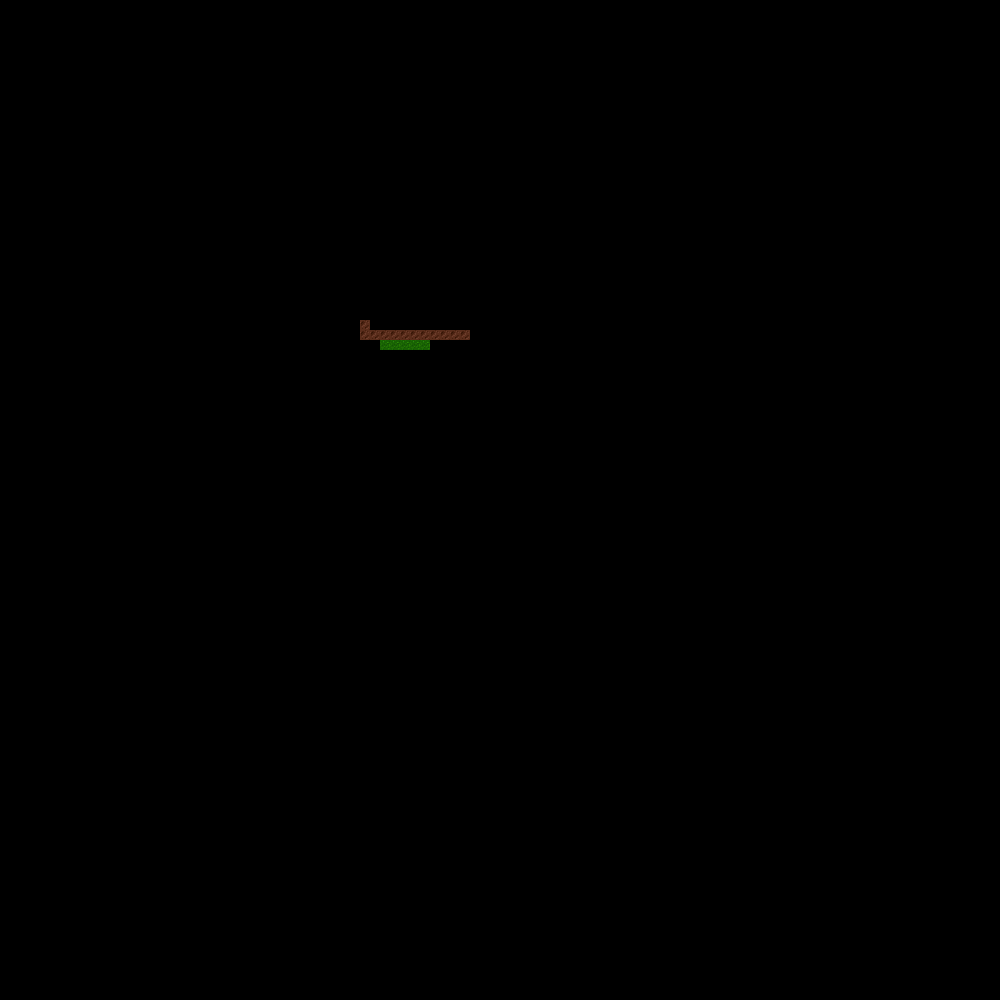

Rendered tile map (Tiled .tmx) drawn with the repository's tilesets; below, a short description and the map source with its tile grids summarised:
An orthogonal 100x100 tile map with 10x10 px tiles, 1 tile layer (set).

<map version="1.0" orientation="orthogonal" width="100" height="100" tilewidth="10" tileheight="10">
 <tileset firstgid="1" name="taucetif" tilewidth="10" tileheight="10">
  <image source="sum.png" trans="008a76" width="640" height="780" />
 </tileset>
 <layer name="set" width="100" height="100">
  <data>[10000 cells, 17 non-empty, 2 distinct tile ids]</data>
 </layer>
</map>
